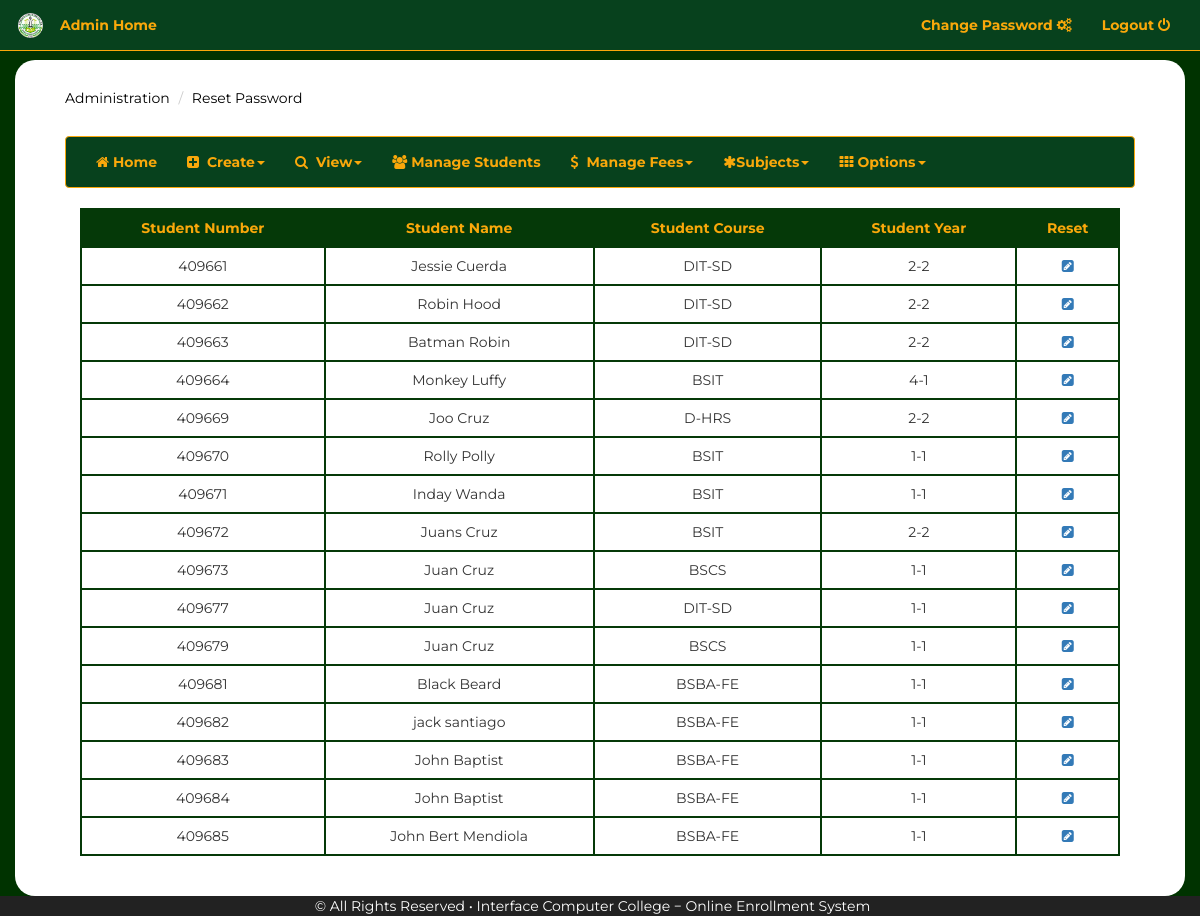
The page /admin/student_list.php (signed in) on the database as committed earlier.
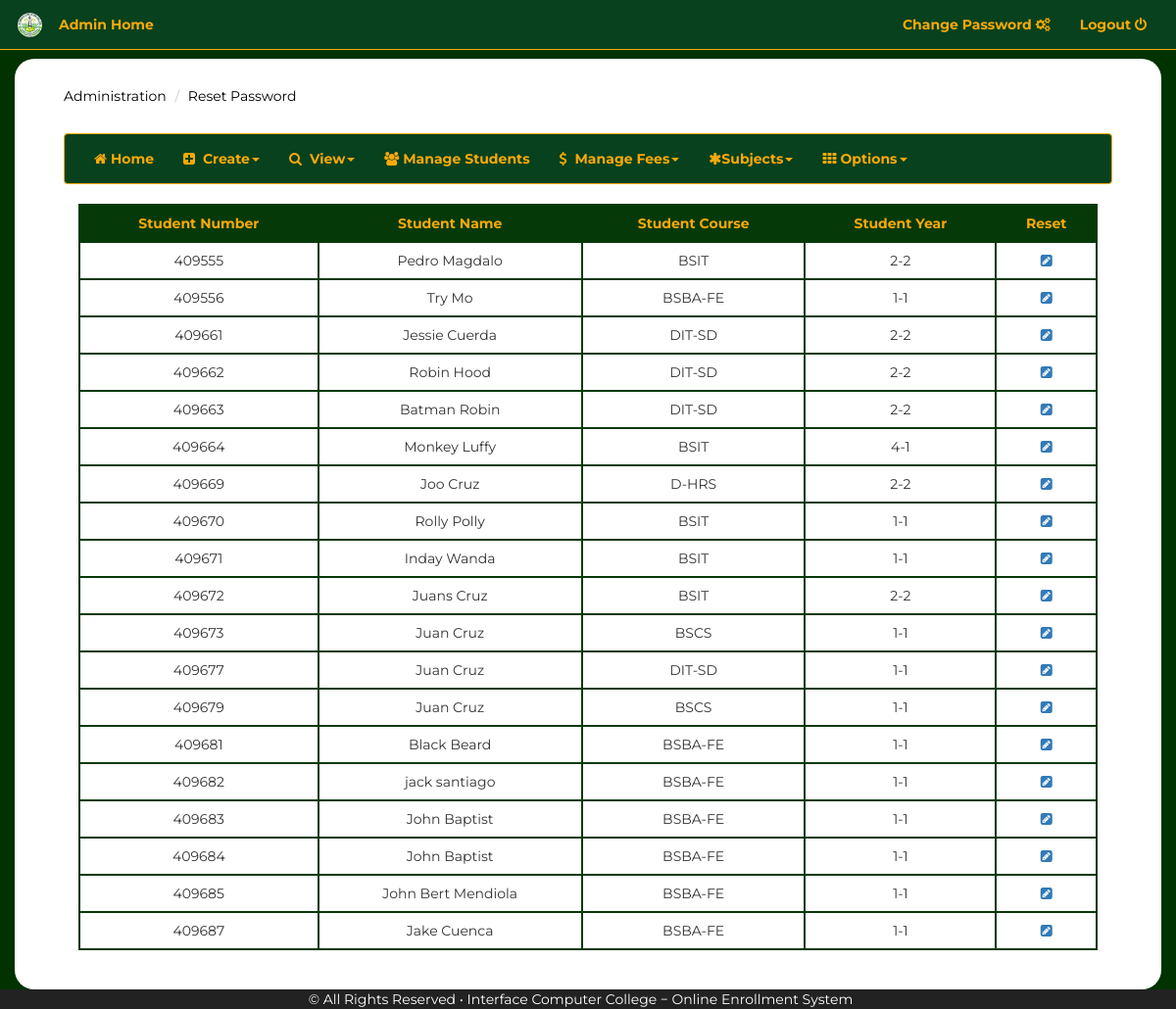
The same page on the database as committed later.
### tables this page shows
CREATE TABLE `tbl_studentinfo` (
  `studentNo` int(6) NOT NULL AUTO_INCREMENT,
  `course_id` varchar(10) NOT NULL,
  `first_name` varchar(255) NOT NULL,
  `last_name` varchar(255) NOT NULL,
  `middle_name` varchar(255) NOT NULL,
  `branch_id` int(10) NOT NULL,
  `address` varchar(255) NOT NULL,
  `age` int(11) NOT NULL,
  `gender` varchar(255) NOT NULL,
  `contact_number` int(11) NOT NULL,
  `email_address` varchar(255) NOT NULL,
  `grant_id` int(11) NOT NULL,
  `year_level` int(1) NOT NULL,
  `semester_num` int(1) NOT NULL,
  `student_type` varchar(10) NOT NULL,
  `status` varchar(15) NOT NULL,
  `new_old` varchar(255) NOT NULL DEFAULT 'new',
  `student_photo` text,
  PRIMARY KEY (`studentNo`,`email_address`),
  KEY `course_id` (`course_id`),
  KEY `branch_id` (`branch_id`),
  KEY `year_level` (`year_level`),
  KEY `semester_num` (`semester_num`),
  KEY `grant_id` (`grant_id`),
  CONSTRAINT `tbl_studentinfo_ibfk_2` FOREIGN KEY (`branch_id`) REFERENCES `tbl_branches` (`branch_id`),
  CONSTRAINT `tbl_studentinfo_ibfk_4` FOREIGN KEY (`year_level`) REFERENCES `tbl_academic_year` (`id`),
  CONSTRAINT `tbl_studentinfo_ibfk_5` FOREIGN KEY (`semester_num`) REFERENCES `tbl_academic_sem` (`id`),
  CONSTRAINT `tbl_studentinfo_ibfk_6` FOREIGN KEY (`course_id`) REFERENCES `tbl_course_info` (`course_id`),
  CONSTRAINT `tbl_studentinfo_ibfk_7` FOREIGN KEY (`grant_id`) REFERENCES `tbl_grants` (`grant_id`) ON DELETE NO ACTION ON UPDATE NO ACTION
);

### admin/student_list.php (the view, shortened to what this page needs)
<?php
  require('includes/connection.php');
  include('includes/header.php');
  include('../admin/navigation_admin2.php');
?>
       <div class="container" id="mainContainer">
            <div class="container-fluid">
                <div class="row">
                    <div class="col-md-12">
                      <ol class="breadcrumb">
                          <li><a href="../admin/administration.php">Administration</a></li>
                          <li><a href="../admin/student_list.php">Reset Password</a></li>
                      </ol>
                    </div>
                </div>
                    <div class="col-md-12">
                       <?php include('admin_nav2.php'); ?>
                        <div class="container-fluid">
                            <div class="row">
                               <div class="col-sm-12">
                                   <table class="table table-responsive table-bordered">
                                        <tr>
                                          <th class="text-center">
                                            Student Number
                                          </th>
                                          <th class="text-center">
                                            Student Name
                                          </th>
                                          <th class="text-center">
                                            Student Course
                                          </th>
                                          <th class="text-center">
                                            Student Year
                                          </th>
                                          <th class="text-center">
                                            Reset
                                          </th>
                                        </tr>
                                        <tr>
                                          <?php
                              $query = "SELECT studInfo.studentNo,
                                        studInfo.first_name ,
                                        studInfo.last_name,
                                        studInfo.course_id,
                                        studInfo.year_level,
                                        studInfo.semester_num ,
                                        studInfo.status
                                        FROM tbl_studentinfo studInfo";
                              $result = mysqli_query($conn,$query);
                              while( $row = mysqli_fetch_assoc($result)){
                                      $student_number = $row['studentNo'];
                                      $student_fname = $row['first_name'];
                                      $student_lastName = $row['last_name'];
                                      $student_course = $row['course_id'];
                                      $student_yrLevel = $row['year_level'];
                                      $student_semNumber = $row['semester_num'];
                           ?>
                                          <td class="text-center">
                                          <?php echo $student_number; ?>
                                          </td >
                                          <td class="text-center">
                                           <?php {echo $student_fname ,' ', $student_lastName;} ?>
                                          </td>
                                          <td class="text-center">
                                          <?php echo $student_course; ?>
                                          </td >
                                          <td class="text-center">
                                            <?php {echo $student_yrLevel , '-' , $student_semNumber;} ?>
                                          </td>
                                          <td class="text-center">
                                              <a href = "../admin/reset_password.php?id=<?php {echo $student_number; }?>" role="button"> <i class="fa fa-pencil-square"></i></a>
                                          </td>
                                      </tr>
                                      <?php } ?>
                                    </table>
                                 </div>
                               </div>
                            </div>
                        </div>
                    </div>
                </div>
 <?php include('includes/footer.php'); ?>

Rows that differ between the two databases and show on the page:
added tbl_studentinfo: studentNo "409555", first_name "Pedro", last_name "Magdalo", course "BSIT", year_level "2", semester_num "2"
added tbl_studentinfo: studentNo "409556", first_name "Try", last_name "Mo", course "BSBA-FE", year_level "1", semester_num "1"
added tbl_studentinfo: studentNo "409687", first_name "Jake", last_name "Cuenca", course "BSBA-FE", year_level "1", semester_num "1"
